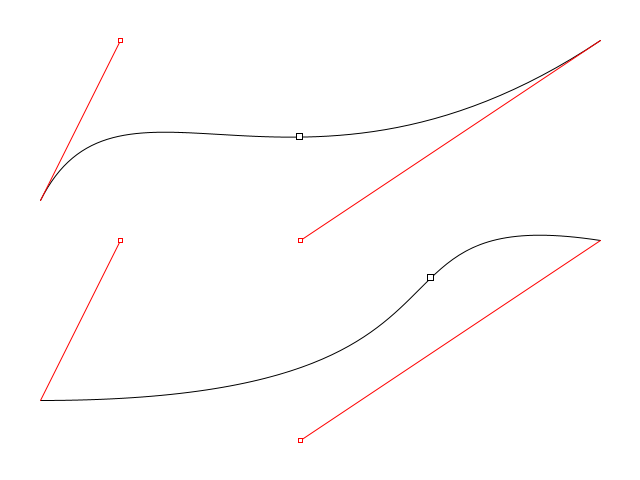
Frame 1 (no input)
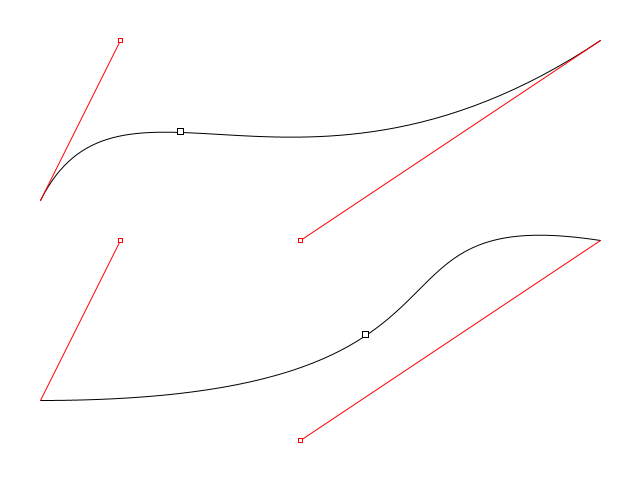
Frame 60 (the mouse pressed at the canvas centre just before this capture)
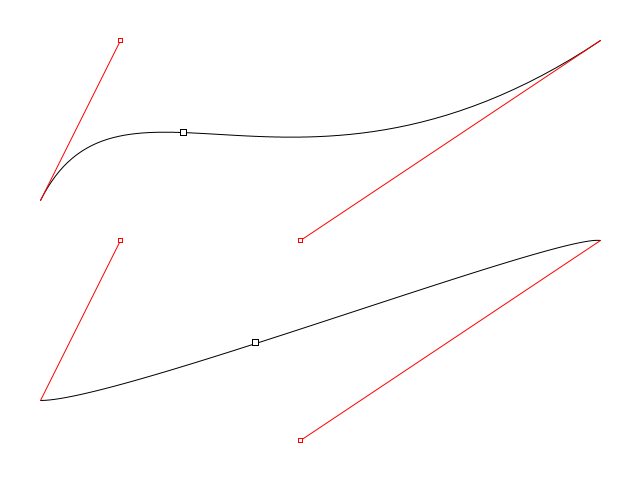
Frame 120 (the mouse held since frame 60 and released just before this capture)

The Processing sketch that drew these frames (run headless with seeded random() and noise(); from frame 60 on, the mouse is pressed at the canvas centre):

// Processing sketch: ch2_r006_calculate_points_on_curves
// ── ch2_r006_calculate_points_on_curves.pde
/**
 * Source-Code:    https://github.com/vormplus/Processing2-CreativeProgrammingCookbook
 * Book:           http://www.packtpub.com/processing-2-creative-programming-cookbook/book
 * Copyright:      Packt Publishing 2012.
 * Author:         Jan Vantomme
 */
 
float noiseOffset;

void setup()
{
    size( 640, 480 );
    smooth();
    
    noiseOffset = 0.0;
    
    rectMode( CENTER );
}

void draw()
{
    noiseOffset += 0.01;
    
    background( 255 );
    
    // Bezier curve
    stroke( 0 );
    noFill();
    bezier( 40, 200, 120, 40, 300, 240, 600, 40 );
    
    stroke( 255, 0, 0 );
    line( 40, 200, 120, 40 );
    line( 600, 40, 300, 240 );
    
    fill( 255 );
    rect( 120, 40, 4, 4 );
    rect( 300, 240, 4, 4 );    

    float n = noise( noiseOffset );
    
    float x = bezierPoint( 40, 120, 300, 600, n );
    float y = bezierPoint( 200, 40, 240, 40, n );
    
    stroke( 0 );
    rect( x, y, 6, 6 );
    
    float t = map( mouseX, 0, width, -5.0, 5.0 );
    curveTightness( t );
    
    // Catmull-Rom spline
    stroke( 0 );
    noFill();
    curve( 120, 240, 40, 400, 600, 240, 300, 440 );

    stroke( 255, 0, 0 );
    line( 120, 240, 40, 400 );
    line( 600, 240, 300, 440 );
    
    fill( 255 );
    rect( 120, 240, 4, 4 );
    rect( 300, 440, 4, 4 );
    
    x = curvePoint( 120, 40, 600, 300, n );
    y = curvePoint( 240, 400, 240, 440, n );
    
    stroke( 0 );
    rect( x, y, 6, 6 );

}
